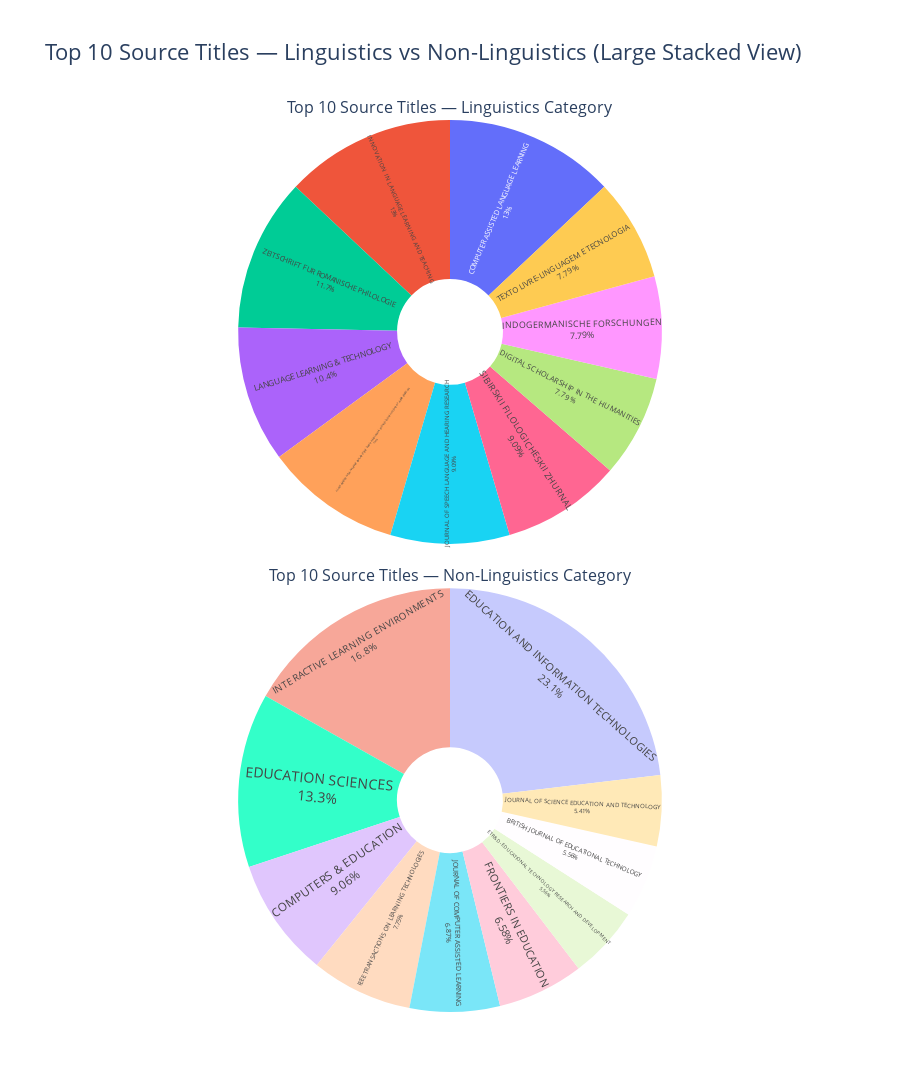

Here is the notebook cell this chart was saved with:
### Code cell
from plotly.subplots import make_subplots
import plotly.graph_objects as go

# ======================
# 上下分布的两个饼图（放大版）
# ======================

fig = make_subplots(
    rows=2, cols=1,
    specs=[[{'type': 'domain'}],
           [{'type': 'domain'}]],
    subplot_titles=(
        "Top 10 Source Titles — Linguistics Category",
        "Top 10 Source Titles — Non-Linguistics Category"
    ),
    vertical_spacing=0.05   # 缩小上下图之间的间距（默认 0.3）
)

# Linguistics 饼图（上）
fig.add_trace(
    go.Pie(
        labels=linguistics_src_top10['Source Title'],
        values=linguistics_src_top10['Count'],
        name="Linguistics",
        textinfo='percent+label',
        textposition='inside',
        hole=0.25,
        textfont=dict(size=14)   # 放大标签字体
    ),
    row=1, col=1
)

# Non-Linguistics 饼图（下）
fig.add_trace(
    go.Pie(
        labels=non_linguistics_src_top10['Source Title'],
        values=non_linguistics_src_top10['Count'],
        name="Non-Linguistics",
        textinfo='percent+label',
        textposition='inside',
        hole=0.25,
        textfont=dict(size=14)
    ),
    row=2, col=1
)

# 布局设置：整体更大
fig.update_layout(
    height=1600,   # 更高，保证两个图都大
    width=900,     # 更宽一些
    title_text="Top 10 Source Titles — Linguistics vs Non-Linguistics (Large Stacked View)",
    title_font=dict(size=22),
    margin=dict(l=60, r=60, t=120, b=80),
    showlegend=False  # 饼图内已有标签，不需要额外图例
)

fig.show()

### Figure 1 — Plotly figure (JSON) as saved in the notebook; plotly's stock layout.template omitted (floating-point values rounded to 4 significant figures)
{"data": [{"domain": {"x": [0, 1], "y": [0.525, 1]}, "hole": 0.25, "labels": ["COMPUTER ASSISTED LANGUAGE LEARNING", "INNOVATION IN LANGUAGE LEARNING AND TEACHING", "ZEITSCHRIFT FUR ROMANISCHE PHILOLOGIE", "LANGUAGE LEARNING & TECHNOLOGY", "FILOLOGICHESKIE NAUKI-NAUCHNYE DOKLADY VYSSHEI SHKOLY-PHILOLOGICAL SCIENCES-SCIENTIFIC ESSAYS OF HIGHER EDUCATION", "JOURNAL OF SPEECH LANGUAGE AND HEARING RESEARCH", "SIBIRSKII FILOLOGICHESKII ZHURNAL", "DIGITAL SCHOLARSHIP IN THE HUMANITIES", "INDOGERMANISCHE FORSCHUNGEN", "TEXTO LIVRE-LINGUAGEM E TECNOLOGIA"], "name": "Linguistics", "textfont": {"size": 14}, "textinfo": "percent+label", "textposition": "inside", "type": "pie", "values": [10, 10, 9, 8, 8, 7, 7, 6, 6, 6]}, {"domain": {"x": [0, 1], "y": [0, 0.475]}, "hole": 0.25, "labels": ["EDUCATION AND INFORMATION TECHNOLOGIES", "INTERACTIVE LEARNING ENVIRONMENTS", "EDUCATION SCIENCES", "COMPUTERS & EDUCATION", "IEEE TRANSACTIONS ON LEARNING TECHNOLOGIES", "JOURNAL OF COMPUTER ASSISTED LEARNING", "FRONTIERS IN EDUCATION", "ETR&D-EDUCATIONAL TECHNOLOGY RESEARCH AND DEVELOPMENT", "BRITISH JOURNAL OF EDUCATIONAL TECHNOLOGY", "JOURNAL OF SCIENCE EDUCATION AND TECHNOLOGY"], "name": "Non-Linguistics", "textfont": {"size": 14}, "textinfo": "percent+label", "textposition": "inside", "type": "pie", "values": [158, 115, 91, 62, 53, 47, 45, 38, 38, 37]}], "layout": {"annotations": [{"font": {"size": 16}, "showarrow": false, "text": "Top 10 Source Titles — Linguistics Category", "x": 0.5, "xanchor": "center", "xref": "paper", "y": 1, "yanchor": "bottom", "yref": "paper"}, {"font": {"size": 16}, "showarrow": false, "text": "Top 10 Source Titles — Non-Linguistics Category", "x": 0.5, "xanchor": "center", "xref": "paper", "y": 0.475, "yanchor": "bottom", "yref": "paper"}], "height": 1600, "margin": {"b": 80, "l": 60, "r": 60, "t": 120}, "showlegend": false, "title": {"font": {"size": 22}, "text": "Top 10 Source Titles — Linguistics vs Non-Linguistics (Large Stacked View)"}, "width": 900}}
